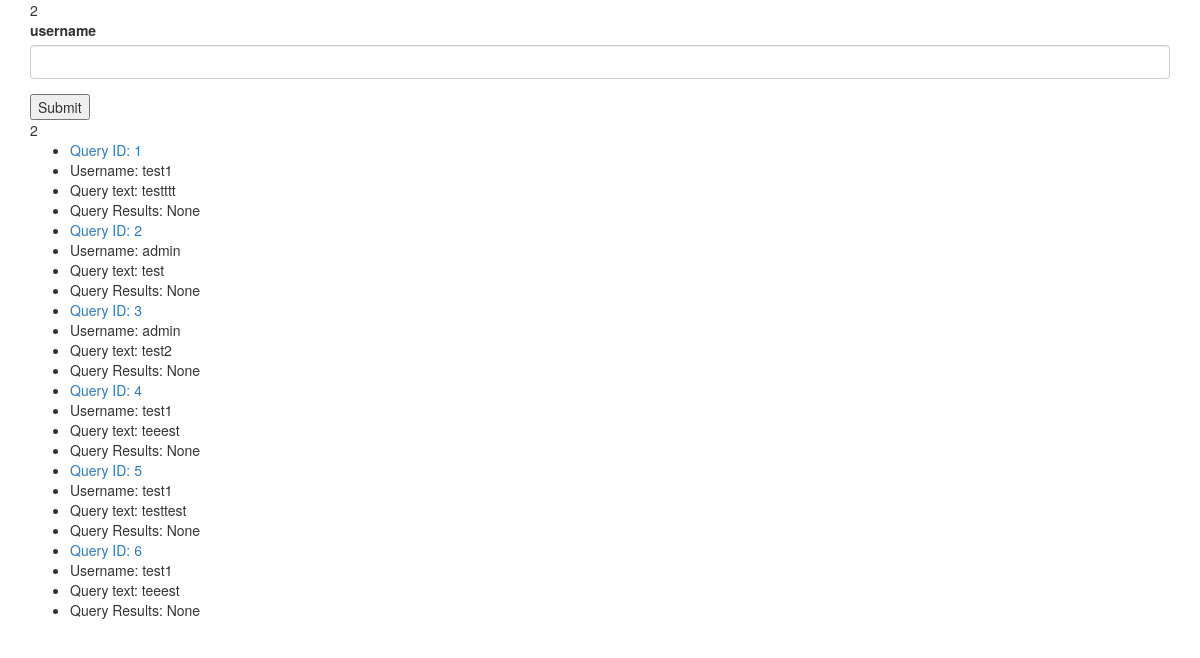
The page /history (signed in) on the database its author committed.
### app.py (models this page shows)
class History(db.Model):
    id = db.Column(db.Integer, primary_key=True)
    username = db.Column(db.String(15))
    queryhistory = db.Column(db.String(15))
    queryresults = db.Column(db.String(15))
    datecreated = db.Column(db.DateTime, default=datetime.now)

### app.py (the view)
@app.route('/history', methods=['GET', 'POST'])
def history():
    history_form = HistoryForm()
    if g.user == 'admin' and request.method == 'POST' and history_form.validate():
        db.create_all()
        queries = History.query.filter(History.username == history_form.uname.data).all()
        totalnumqueries = History.query.filter_by(username=history_form.uname.data).count()
        return render_template('history.html', queries=queries, totalnumqueries=totalnumqueries, history_form=history_form)
    if g.user:
        db.create_all()
        queries = History.query.filter((History.username == g.user) | (g.user == 'admin')).all()
        totalnumqueries = History.query.filter_by(username=g.user).count()
        return render_template('history.html', queries=queries, totalnumqueries=totalnumqueries, history_form=history_form)
    return redirect(url_for('login'))

### app.py
class HistoryForm(FlaskForm):
    uname = StringField('username', validators=[InputRequired('Incorrect'), Length(min=4, max=15)])

### app.py (called while the page is built)
@app.before_request
def before_request():
    g.user = None
    if 'user' in session:
        g.user = session['user']

### templates/history.html (shortened to what this page needs)
{% extends "bootstrap/base.html" %}
{% import "bootstrap/wtf.html" as wtf %}
{% block styles %}
{{ super() }}
{% endblock %}
{% block navbar %}
<div class="navbar navbar-fixed-top">
</div>
{% endblock %}
{% block content %}
    <div class="container">{{ totalnumqueries }}
        <form id="userquery" class="form-signin" method="POST" action="/history">
        <div id="userid">
            {{ wtf.form_field(history_form.uname) }}
        </div>
            <button type="submit">Submit</button>
        </form>
    <div id="numqueries">{{ totalnumqueries }}</div>
        <ul>
            {%- for query in queries %}
                <li style=“color:blue;”><a href="/history/{{ query.id }}"><div id="queryid{{ query.id }}">Query ID: {{ query.id }}</div></a></li>
                <li style=“color:blue;”><div id="username">Username: {{ query.username }}</div></li>
            <li style=“color:blue;”><div id="querytext">Query text: {{ query.queryhistory }}</div></li>
                <li style=“color:blue;”><div id="queryresults">Query Results: {{ query.queryresults }}</div></li>
            {%- endfor %}
        </ul>
    </div>
{% endblock %}

### rows shown on the page
History: id "1", username "test1", queryhistory "testttt", queryresults "None"
History: id "2", username "admin", queryhistory "test", queryresults "None"
History: id "3", username "admin", queryhistory "test2", queryresults "None"
History: id "4", username "test1", queryhistory "teeest", queryresults "None"
History: id "5", username "test1", queryhistory "testtest", queryresults "None"
History: id "6", username "test1", queryhistory "teeest", queryresults "None"

### other values the page prints
{{ totalnumqueries }} "2"
